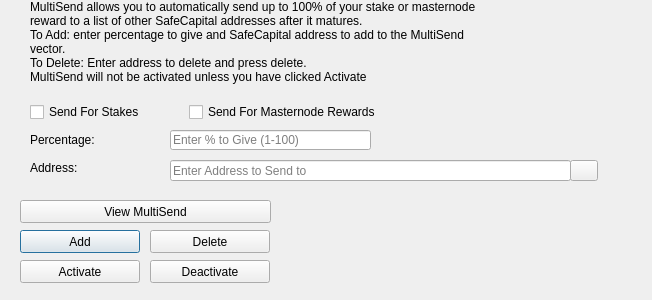
<?xml version="1.0" encoding="UTF-8"?>
<ui version="4.0">
 <class>MultiSendDialog</class>
 <widget class="QDialog" name="MultiSendDialog">
  <property name="windowModality">
   <enum>Qt::NonModal</enum>
  </property>
  <property name="geometry">
   <rect>
    <x>0</x>
    <y>0</y>
    <width>652</width>
    <height>300</height>
   </rect>
  </property>
  <property name="windowTitle">
   <string>MultiSend</string>
  </property>
  <widget class="QLineEdit" name="multiSendPercentEdit">
   <property name="geometry">
    <rect>
     <x>170</x>
     <y>130</y>
     <width>201</width>
     <height>20</height>
    </rect>
   </property>
   <property name="toolTip">
    <string>Enter whole numbers 1 - 100</string>
   </property>
   <property name="placeholderText">
    <string>Enter % to Give (1-100)</string>
   </property>
  </widget>
  <widget class="QLineEdit" name="multiSendAddressEdit">
   <property name="geometry">
    <rect>
     <x>170</x>
     <y>160</y>
     <width>401</width>
     <height>21</height>
    </rect>
   </property>
   <property name="toolTip">
    <string/>
   </property>
   <property name="placeholderText">
    <string>Enter Address to Send to</string>
   </property>
  </widget>
  <widget class="QLabel" name="label_2">
   <property name="geometry">
    <rect>
     <x>30</x>
     <y>0</y>
     <width>451</width>
     <height>121</height>
    </rect>
   </property>
   <property name="lineWidth">
    <number>1</number>
   </property>
   <property name="text">
    <string>MultiSend allows you to automatically send up to 100% of your stake or masternode reward to a list of other SafeCapital addresses after it matures.
To Add: enter percentage to give and SafeCapital address to add to the MultiSend vector.
To Delete: Enter address to delete and press delete.
MultiSend will not be activated unless you have clicked Activate</string>
   </property>
   <property name="alignment">
    <set>Qt::AlignLeading|Qt::AlignLeft|Qt::AlignTop</set>
   </property>
   <property name="wordWrap">
    <bool>true</bool>
   </property>
  </widget>
  <widget class="QLabel" name="message">
   <property name="geometry">
    <rect>
     <x>290</x>
     <y>200</y>
     <width>351</width>
     <height>91</height>
    </rect>
   </property>
   <property name="text">
    <string/>
   </property>
  </widget>
  <widget class="QPushButton" name="addButton">
   <property name="geometry">
    <rect>
     <x>20</x>
     <y>230</y>
     <width>120</width>
     <height>23</height>
    </rect>
   </property>
   <property name="toolTip">
    <string/>
   </property>
   <property name="statusTip">
    <string>Add to MultiSend Vector</string>
   </property>
   <property name="text">
    <string>Add</string>
   </property>
  </widget>
  <widget class="QPushButton" name="disableButton">
   <property name="geometry">
    <rect>
     <x>150</x>
     <y>260</y>
     <width>120</width>
     <height>23</height>
    </rect>
   </property>
   <property name="statusTip">
    <string>Deactivate MultiSend</string>
   </property>
   <property name="text">
    <string>Deactivate</string>
   </property>
  </widget>
  <widget class="QPushButton" name="addressBookButton">
   <property name="geometry">
    <rect>
     <x>570</x>
     <y>160</y>
     <width>28</width>
     <height>21</height>
    </rect>
   </property>
   <property name="toolTip">
    <string>Choose an address from the address book</string>
   </property>
   <property name="text">
    <string/>
   </property>
   <property name="icon">
    <iconset resource="../safecapital.qrc">
     <normaloff>:/icons/address-book</normaloff>:/icons/address-book</iconset>
   </property>
   <property name="shortcut">
    <string>Alt+A</string>
   </property>
   <property name="autoDefault">
    <bool>false</bool>
   </property>
  </widget>
  <widget class="QLabel" name="label">
   <property name="geometry">
    <rect>
     <x>30</x>
     <y>130</y>
     <width>121</width>
     <height>20</height>
    </rect>
   </property>
   <property name="toolTip">
    <string>Percentage of stake to send</string>
   </property>
   <property name="text">
    <string>Percentage:</string>
   </property>
  </widget>
  <widget class="QLabel" name="label_5">
   <property name="geometry">
    <rect>
     <x>30</x>
     <y>160</y>
     <width>111</width>
     <height>16</height>
    </rect>
   </property>
   <property name="toolTip">
    <string>Address to send portion of stake to</string>
   </property>
   <property name="text">
    <string>Address:</string>
   </property>
  </widget>
  <widget class="QPushButton" name="deleteButton">
   <property name="geometry">
    <rect>
     <x>150</x>
     <y>230</y>
     <width>120</width>
     <height>23</height>
    </rect>
   </property>
   <property name="toolTip">
    <string/>
   </property>
   <property name="statusTip">
    <string>Delete Address From MultiSend Vector</string>
   </property>
   <property name="text">
    <string>Delete</string>
   </property>
  </widget>
  <widget class="QPushButton" name="activateButton">
   <property name="geometry">
    <rect>
     <x>20</x>
     <y>260</y>
     <width>120</width>
     <height>23</height>
    </rect>
   </property>
   <property name="statusTip">
    <string>Activate MultiSend</string>
   </property>
   <property name="text">
    <string>Activate</string>
   </property>
  </widget>
  <widget class="QPushButton" name="viewButton">
   <property name="geometry">
    <rect>
     <x>20</x>
     <y>200</y>
     <width>251</width>
     <height>23</height>
    </rect>
   </property>
   <property name="toolTip">
    <string/>
   </property>
   <property name="statusTip">
    <string>View MultiSend Vector</string>
   </property>
   <property name="text">
    <string>View MultiSend</string>
   </property>
  </widget>
  <widget class="QWidget" name="horizontalLayoutWidget">
   <property name="geometry">
    <rect>
     <x>30</x>
     <y>100</y>
     <width>351</width>
     <height>24</height>
    </rect>
   </property>
   <layout class="QHBoxLayout" name="horizontalLayout">
    <item>
     <widget class="QCheckBox" name="multiSendStakeCheckBox">
      <property name="text">
       <string>Send For Stakes</string>
      </property>
     </widget>
    </item>
    <item>
     <widget class="QCheckBox" name="multiSendMasternodeCheckBox">
      <property name="text">
       <string>Send For Masternode Rewards</string>
      </property>
     </widget>
    </item>
   </layout>
  </widget>
 </widget>
 <resources>
  <include location="../safecapital.qrc"/>
 </resources>
 <connections/>
</ui>
